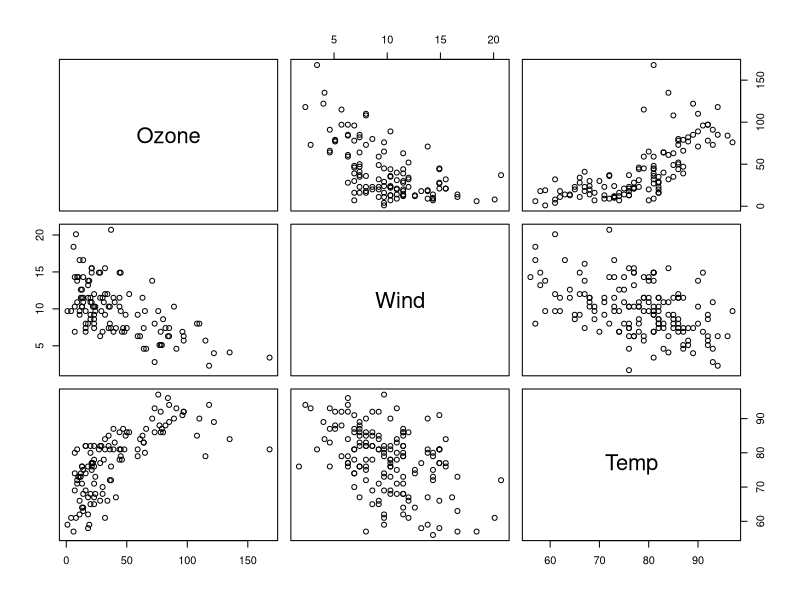
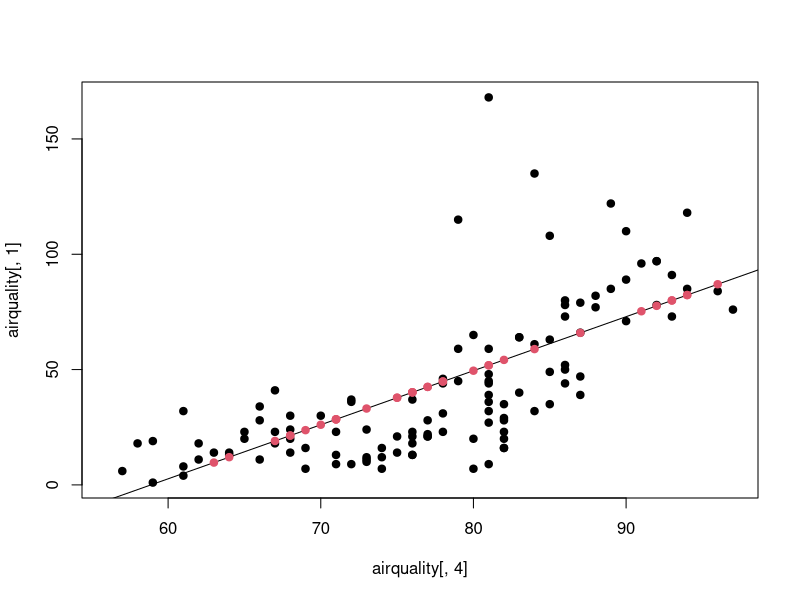
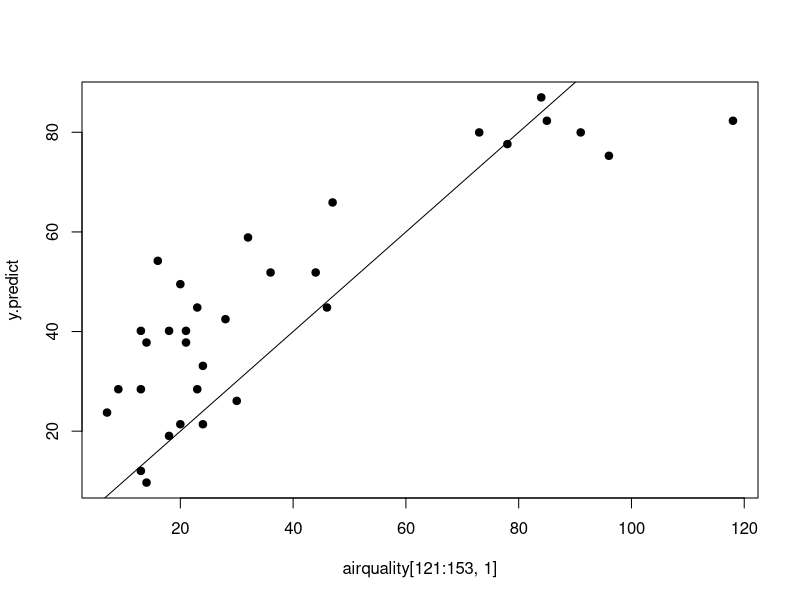

Source code (R) for these figures, in order:
## ---- chunk 1
knitr::opts_chunk$set(echo = TRUE)
## ---- chunk 2
airquality[1:8, ]
dim(airquality)

no.na <- complete.cases(airquality)
head(airquality[no.na, ])

data.no.na.1 <- airquality[no.na, ]
dim(data.no.na.1)

data.no.na.2 <- na.omit(airquality)
dim(data.no.na.2)
## ---- chunk 3
grouped1 <- cut(airquality[, 3], 5)
head(grouped1)

grouped2 <- cut(airquality[, 3], 5, labels = c("G1", "G2", "G3", "G4", "G5"))
head(grouped2)
## ---- chunk 4
airquality$group <- grouped2
table(grouped2)
## ---- chunk 5
order.data.1 <- airquality[order(airquality$group), ]
head(order.data.1)
## ---- chunk 6
game <- c("G1", "G2", "G3", "G4", "G5")
site <- c("M", "O", "L", "O", "L")
Lin <- c(15, 6, 26, 22, 18)
Jordan <- c(18, 32, 21, 25, 12)
Peter <- c(10, 6, 22, 9, 12)
ballgames <- data.frame(game, site, Lin, Jordan, Peter)
## ---- chunk 7
library(reshape2)
after.reshape <- melt(ballgames, id.vars = c("game", "site"))
after.reshape
name <- c("Lin", "Jordan", "Peter")
## ---- chunk 8
dcast(after.reshape, game + site ~ name, sum)

dcast(after.reshape, name ~ game, sum)

dcast(after.reshape, name ~ site, sum)

dcast(after.reshape, name + site ~ game, sum)
## ---- chunk 9
Lin.game <- ballgames[ballgames[, "Lin"] > 20, c("game", "site", "Lin")]
Jordan.game <- ballgames[ballgames[, "Jordan"] > 20, c("game", "site", "Jordan")]
Lin.game
Jordan.game
## ---- chunk 10
merge(Lin.game, Jordan.game)
## ---- chunk 11
merge(Lin.game, Jordan.game, all = TRUE)
## ---- chunk 12
merge(Lin.game, Jordan.game, all.x = TRUE)
merge(Lin.game, Jordan.game, all.y = TRUE)
## ---- chunk 13
pairs(airquality[, c(1, 3, 4)])
## ---- chunk 14
data1 <- airquality[1:120, ]
data2 <- airquality[121:153, ]
lm1 <- lm(Ozone ~ Temp, data = data1)
lm2 <- lm(Ozone ~ Temp - 1, data = data1)
## ---- chunk 15
summary(lm1)
## ---- chunk 16
summary(lm2)
## ---- chunk 17
y.predict <- predict(lm1, data2)
y.predict
## ---- chunk 18
plot(airquality[, 4], airquality[, 1], pch = 19)
abline(lm1)
points(airquality[121:153, 4], y.predict, col = 2, pch = 19)
## ---- chunk 19
plot(airquality[121:153, 1], y.predict, pch = 19)
abline(0, 1)
## ---- chunk 20
library(dplyr)
## ---- chunk 21
y <- sample(1:100, 10)
mean(y)
y %>% mean()
min(y)
y %>% min()
## ---- chunk 22
sample(1:100, 5) %>% mean()
sample(1:100, 10) %>% min()
## ---- chunk 23
nba_stars <- c("Stephen Curry", "Lebron James")
names <- strsplit(nba_stars, split = " ")
toupper(names[[1]][2])
## ---- chunk 24
nba_stars %>%
  strsplit(, split = " ") %>%
  `[[` (1) %>%
  `[` (2) %>%
  toupper()
